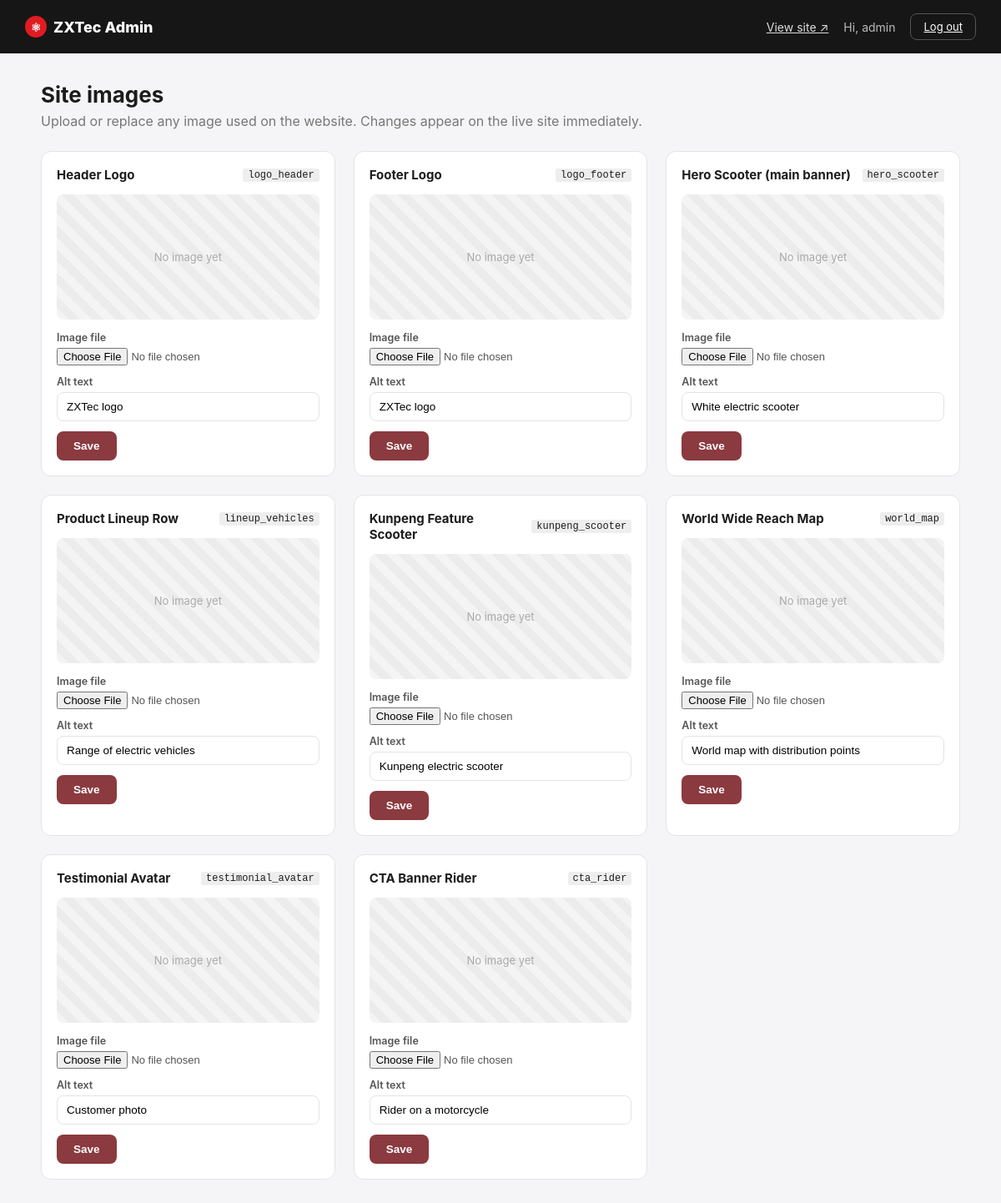
The page /admin/index.php (signed in) on the database its author committed.
### tables this page shows
CREATE TABLE IF NOT EXISTS images (
    id INT AUTO_INCREMENT PRIMARY KEY,
    slot VARCHAR(64) NOT NULL UNIQUE,    
    label VARCHAR(128) NOT NULL,         
    filename VARCHAR(255) DEFAULT NULL,  
    alt_text VARCHAR(255) DEFAULT '',
    updated_at TIMESTAMP DEFAULT CURRENT_TIMESTAMP ON UPDATE CURRENT_TIMESTAMP
);

### admin/auth.php (called while the page is built, shortened)
<?php
require_once __DIR__ . '/../includes/db.php';
function current_admin(): ?array
{
    return $_SESSION['admin'] ?? null;
}

### includes/db.php (called while the page is built, shortened)
<?php
function db(): PDO
{
    static $pdo = null;
    if ($pdo === null) {
        if (DB_SOCKET !== '') {
            $dsn = 'mysql:unix_socket=' . DB_SOCKET . ';dbname=' . DB_NAME . ';charset=utf8mb4';
        } else {
            $dsn = 'mysql:host=' . DB_HOST . ';port=' . DB_PORT . ';dbname=' . DB_NAME . ';charset=utf8mb4';
        }
        $pdo = new PDO($dsn, DB_USER, DB_PASS, [
            PDO::ATTR_ERRMODE            => PDO::ERRMODE_EXCEPTION,
            PDO::ATTR_DEFAULT_FETCH_MODE => PDO::FETCH_ASSOC,
            PDO::ATTR_EMULATE_PREPARES   => false,
        ]);
    }
    return $pdo;
}
function e(?string $s): string
{
    return htmlspecialchars((string) $s, ENT_QUOTES, 'UTF-8');
}

### admin/index.php (the view, shortened to what this page needs)
<?php
require_once __DIR__ . '/auth.php';
$images = db()->query('SELECT * FROM images ORDER BY id')->fetchAll();
?>
<!DOCTYPE html>
<html lang="en">
<head>
<link rel="stylesheet" href="admin.css">
</head>
<body>
<header class="admin-top">
    <div class="admin-brand"><span class="brand-mark">&#9883;</span> ZXTec Admin</div>
    <div class="admin-top-right">
        <a href="../index.php" target="_blank" class="link">View site &nearr;</a>
        <span class="who">Hi, <?= e(current_admin()['username']) ?></span>
        <a href="logout.php" class="btn-ghost">Log out</a>
    </div>
</header>
<main class="admin-main">
    <h1>Site images</h1>
    <p class="admin-lead">Upload or replace any image used on the website. Changes appear on the live site immediately.</p>
    <div class="image-grid">
        <?php foreach ($images as $img): ?>
            <div class="image-card">
                <div class="image-card-head">
                    <h3><?= e($img['label']) ?></h3>
                    <code><?= e($img['slot']) ?></code>
                </div>
                <div class="preview">
                    <?php if ($img['filename']): ?>
                        <img src="<?= e(UPLOAD_URL . '/' . rawurlencode($img['filename'])) ?>" alt="<?= e($img['alt_text']) ?>">
                    <?php else: ?>
                        <div class="preview-empty">No image yet</div>
                    <?php endif; ?>
                </div>
                <form method="post" enctype="multipart/form-data" class="image-form">
                    <label class="field">Image file
                        <input type="file" name="image" accept="image/*">
                    </label>
                    <label class="field">Alt text
                        <input type="text" name="alt_text" value="<?= e($img['alt_text']) ?>" placeholder="Describe the image">
                    </label>
                    <div class="image-actions">
                        <button type="submit" class="btn-primary">Save</button>
                    </div>
                </form>
            </div>
        <?php endforeach; ?>
    </div>
</main>
</body>
</html>

### admin/admin.css (style rules this page uses)
:root { --maroon: #8B3A3F; --red: #E11B22; --ink: #161616; --line: #e4e4e4; --bg: #f5f5f7; }
* { box-sizing: border-box; }
body { margin: 0; font-family: "Inter", "Helvetica Neue", Arial, sans-serif; background: var(--bg); color: #1c1c1c; }
.brand-mark { display: inline-grid; place-items: center; width: 26px; height: 26px; border-radius: 50%; background: var(--red); color: #fff; font-size: 14px; vertical-align: middle; }
code { background: #eee; padding: 1px 6px; border-radius: 3px; font-size: 12px; }
.admin-top { background: var(--ink); color: #fff; display: flex; align-items: center; justify-content: space-between; padding: 16px 30px; }
.admin-brand { font-weight: 800; font-size: 18px; display: flex; align-items: center; gap: 8px; }
.admin-top-right { display: flex; align-items: center; gap: 18px; font-size: 14px; }
.admin-top-right .link { color: #ddd; }
.who { color: #bbb; }
.admin-main { max-width: 1150px; margin: 0 auto; padding: 34px 24px 70px; }
.admin-main h1 { font-size: 26px; margin: 0 0 6px; }
.admin-lead { color: #777; margin: 0 0 26px; }
.image-grid { display: grid; grid-template-columns: repeat(auto-fill, minmax(300px, 1fr)); gap: 22px; }
.image-card { background: #fff; border: 1px solid var(--line); border-radius: 12px; padding: 18px; display: flex; flex-direction: column; gap: 14px; }
.image-card-head { display: flex; align-items: center; justify-content: space-between; gap: 10px; }
.image-card-head h3 { margin: 0; font-size: 15px; }
.preview { background: repeating-linear-gradient(45deg,#f4f4f4,#f4f4f4 10px,#ececec 10px,#ececec 20px); border-radius: 8px; min-height: 150px; display: grid; place-items: center; overflow: hidden; }
.preview-empty { color: #aaa; font-size: 13px; }
.image-form { display: grid; gap: 12px; }
.field { display: grid; gap: 5px; font-size: 12.5px; font-weight: 600; color: #555; }
.field input[type=text] { padding: 9px 11px; border: 1px solid var(--line); border-radius: 8px; font-size: 13.5px; }
.field input[type=file] { font-size: 13px; }
.image-actions { display: flex; gap: 10px; }
.btn-primary { background: var(--maroon); color: #fff; border: 0; padding: 10px 20px; border-radius: 8px; font-weight: 600; font-size: 13.5px; cursor: pointer; }
.btn-ghost { border: 1px solid #555; color: #fff; padding: 7px 15px; border-radius: 8px; font-size: 13px; }

### rows shown on the page
images: label "Header Logo", slot "logo_header", shows "No image yet", alt_text "ZXTec logo"
images: label "Footer Logo", slot "logo_footer", shows "No image yet", alt_text "ZXTec logo"
images: label "Hero Scooter (main banner)", slot "hero_scooter", shows "No image yet", alt_text "White electric scooter"
images: label "Product Lineup Row", slot "lineup_vehicles", shows "No image yet", alt_text "Range of electric vehicles"
images: label "Kunpeng Feature Scooter", slot "kunpeng_scooter", shows "No image yet", alt_text "Kunpeng electric scooter"
images: label "World Wide Reach Map", slot "world_map", shows "No image yet", alt_text "World map with distribution points"
images: label "Testimonial Avatar", slot "testimonial_avatar", shows "No image yet", alt_text "Customer photo"
images: label "CTA Banner Rider", slot "cta_rider", shows "No image yet", alt_text "Rider on a motorcycle"

### other values the page prints
current_admin()['username'] "admin"
